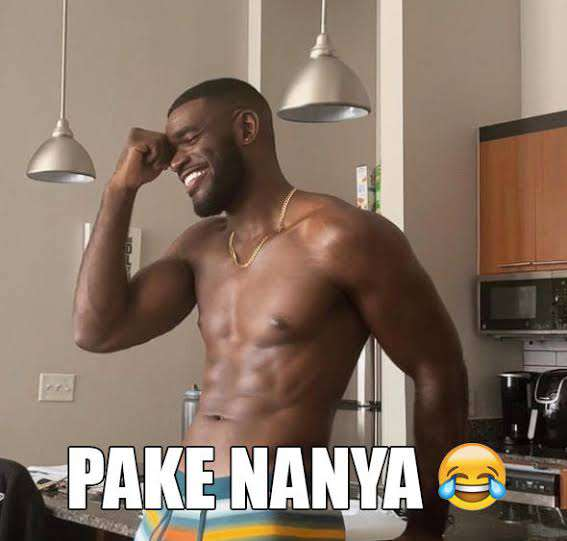
#> input picture pre6/assets/pakenanya.jpg, 567 x 541 px, found by its file name
$ python perc2.py
#> lines starting #> are read from the running program, lines starting #| are printed output that depends on the picture
# TODO 0: Import beberapa library lain yang dibutuhkan
from PIL import Image

# TODO 1: Buka gambar latar belakang (background) dan gambar yang ingin
# disisipkan (overlay)
background_image = Image.open("D:\\Kerja\\Kuliah\\WW\\SEM5\\PemrogramanFungsional\\Praktikum\\Week6\\pre6\\assets\\pakenanya.jpg")
#> background_image is the input picture: PIL image 567x541 RGB; mean R, G, B 135.1, 115.7, 101.5
overlay_image = Image.open("D:\\Kerja\\Kuliah\\WW\\SEM5\\PemrogramanFungsional\\Praktikum\\Week6\\pre6\\assets\\KPSC.jpg")
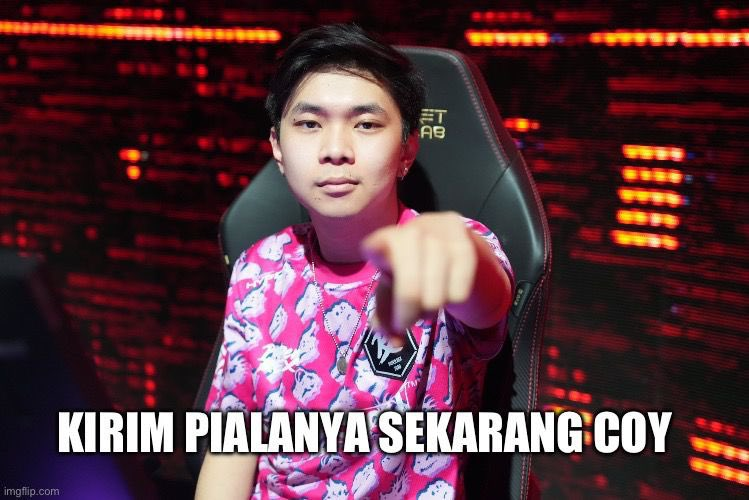
#> input picture pre6/assets/KPSC.jpg, 749 x 500 px, found by its file name
#> overlay_image is the input picture: PIL image 749x500 RGB; mean R, G, B 87.3, 53.3, 60.8

# TODO 2: Konversi overlay image ke mode RGB (menghilangkan alpha channel)
overlay_image = overlay_image.convert("RGBA")
#> overlay_image: PIL image 749x500 RGBA

# TODO 3: (optional) Perkecil ukuran gambar overlay menggunakan method resize()
# Optional: Uncomment the line below if you want to resize the overlay image
#overlay_image = overlay_image.resize((new_width, new_height))

# Tentukan/Hitung koordinat tengah untuk menempatkan overlay
x_center = (background_image.width - overlay_image.width) // 2
#> x_center = -91
y_center = (background_image.height - overlay_image.height) // 2
#> y_center = 20

# TODO 4: Sisipkan gambar overlay ke dalam gambar background menggunakan
# method paste()
background_image.paste(overlay_image, (x_center, y_center), overlay_image)
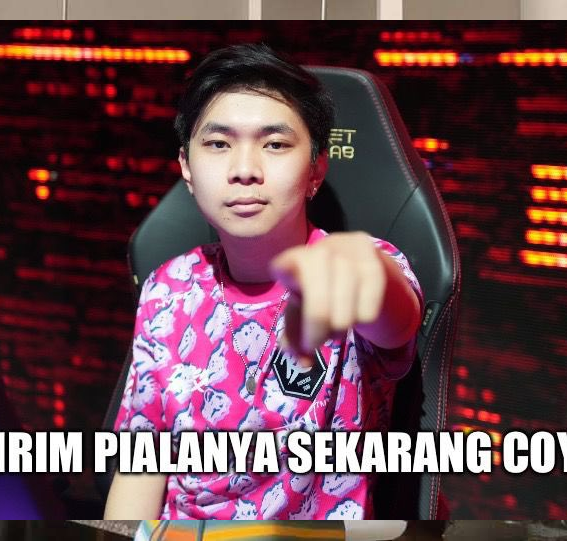
#> background_image: PIL image 567x541 RGB; mean R, G, B 100.9, 67.9, 74.7

# TODO 5: Simpan gambar hasil edit
background_image.save("hasil_edit.jpg")

# TODO 6: Tampilkan
background_image.show()
